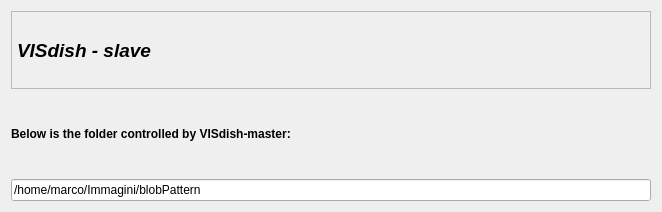
<?xml version="1.0" encoding="UTF-8"?>
<ui version="4.0">
 <class>kVISdishSlave</class>
 <widget class="QWidget" name="kVISdishSlave">
  <property name="geometry">
   <rect>
    <x>0</x>
    <y>0</y>
    <width>662</width>
    <height>212</height>
   </rect>
  </property>
  <property name="windowTitle">
   <string>kVISdishSlave</string>
  </property>
  <layout class="QVBoxLayout" name="verticalLayout_2">
   <item>
    <layout class="QVBoxLayout" name="verticalLayout">
     <item>
      <widget class="QLabel" name="label_36">
       <property name="font">
        <font>
         <pointsize>14</pointsize>
         <italic>true</italic>
         <bold>true</bold>
        </font>
       </property>
       <property name="frameShape">
        <enum>QFrame::StyledPanel</enum>
       </property>
       <property name="frameShadow">
        <enum>QFrame::Raised</enum>
       </property>
       <property name="text">
        <string>VISdish - slave</string>
       </property>
       <property name="alignment">
        <set>Qt::AlignLeading|Qt::AlignLeft|Qt::AlignVCenter</set>
       </property>
      </widget>
     </item>
     <item>
      <widget class="QLabel" name="label">
       <property name="font">
        <font>
         <bold>true</bold>
        </font>
       </property>
       <property name="text">
        <string>Below is the folder controlled by VISdish-master:</string>
       </property>
      </widget>
     </item>
     <item>
      <widget class="QLineEdit" name="lineEdit_image">
       <property name="text">
        <string>/home/marco/Immagini/blobPattern</string>
       </property>
      </widget>
     </item>
    </layout>
   </item>
  </layout>
 </widget>
 <layoutdefault spacing="6" margin="11"/>
 <resources/>
 <connections/>
</ui>
